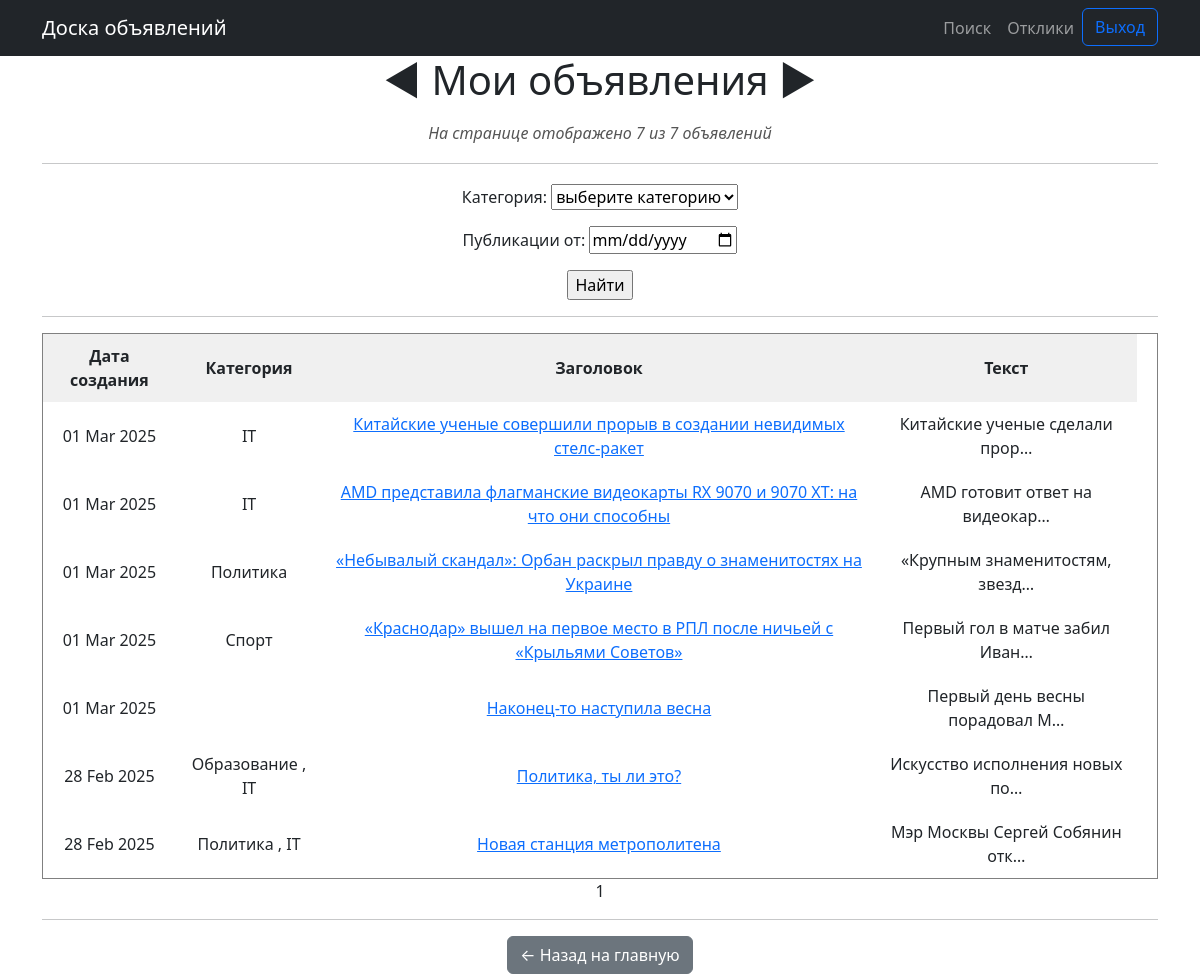
Before: /news/my_news/ (signed in) with the older database file.
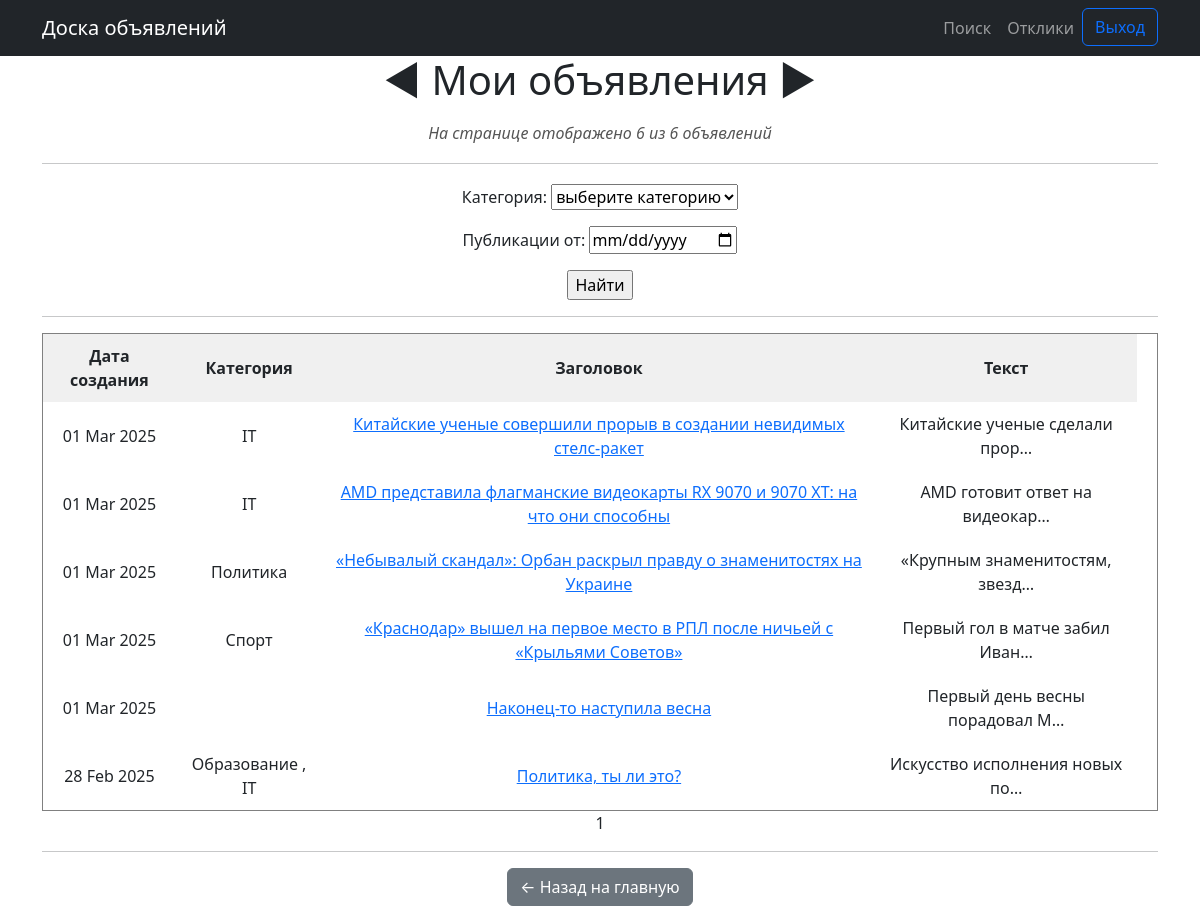
After: the same page with the newer database file.
### news/models.py (models this page shows, shortened)
class Post(models.Model):
    author = models.ForeignKey(Author, on_delete=models.CASCADE)
    ARTICLE = 'AR'
    NEWS = 'NW'
    CATEGORIES = (
        (NEWS, 'Новость'),
        (ARTICLE, 'Статья'),
    )
    publication = models.CharField(max_length=2, choices=CATEGORIES, default=NEWS)
    date_creation = models.DateTimeField(auto_now_add=True)
    post_category = models.ManyToManyField(Category, through='PostCategory')
    title = models.CharField(max_length=256)
    text = models.TextField()
    rating = models.SmallIntegerField(default=0)

class Category(models.Model):
    name_category = models.CharField(max_length=64, unique=True)
    subscribers = models.ManyToManyField(User, related_name='categories')
    def __str__(self):
        return f'{self.name_category}'

### news/views.py (the view)
# urls.py: path('my_news/', UserNewsListView.as_view(), name='user_news'),
class UserNewsListView(ListView):
    model = Post
    template_name = 'user_news.html'
    context_object_name = 'user_news'
    paginate_by = 10
    def get_queryset(self):
        if not self.request.user.is_authenticated:
            return Post.objects.none()
        author = getattr(self.request.user, 'author', None)
        if not author:
            return Post.objects.none()
        queryset = Post.objects.filter(author=author).order_by('-date_creation')
        self.filterset = UserNewsFilter(self.request.GET, queryset=queryset)
        return self.filterset.qs
    def get_context_data(self, **kwargs):
        context = super().get_context_data(**kwargs)
        context['filterset'] = self.filterset
        return context

### templates/user_news.html (shortened to what this page needs)
{% extends 'flatpages/default.html' %}
{% block content %}
<h1 style="text-align: center; margin-bottom: 20px;">◄ Мои объявления ►</h1>
<h6 style="text-align: center; color: #555;"><i>На странице отображено {{user_news|length}} из {{paginator.count}} объявлений</i></h6>
<hr style="margin: 20px 0;">
<form action="" method="get">
   {{ filterset.form.as_p }}
   <input type="submit" value="Найти" />
</form>
<hr>
{% if user_news %}
<table border="1" cellpadding="10" cellspacing="0" width="100%" style="border-collapse: collapse; text-align: center;">
    <thead style="background-color: #f0f0f0; font-weight: bold;">
        <tr>
            <td>Дата создания</td>
            <td>Категория</td>
            <td>Заголовок</td>
            <td>Текст</td>
        </tr>
    </thead>
        {% for new in user_news %}
        <tr>
            <td>{{ new.date_creation|date:'d M Y' }}</td>
            <td>
                {% for category in new.post_category.all %}
                    {{ category.name_category }}
                    {% if not forloop.last %}, {% endif %}
                {% endfor %}
            </td>
            <td>
                <a href="{% url 'new_detail' new.id %}">{{ new.title }}</a>
            </td>
            <td>{{ new.text|truncatechars:30 }}</td>
            <td>
            </td>
        </tr>
        {% endfor %}
</table>
{% else %}
<div style="text-align: center; padding: 20px; border: 1px solid #ccc; background-color: #f9f9f9;">
    <h2>Объявлений не найдено 😔</h2>
</div>
{% endif %}
   {{ page_obj.number }}
<hr>
<a href="{% url 'news_list' %}" class="btn btn-secondary">← Назад на главную</a>
{% endblock content %}

Changed rows visible on the page:
removed Post: date_creation "28 Feb 2025", title "Новая станция метрополитена", text "Мэр Москвы Сергей Собянин отк…", Category (name_category "Политика"), Category (name_category "IT")
Other visible differences:
{{ user_news|length }}: "7" → "6"
{{ paginator.count }}: "7" → "6"
